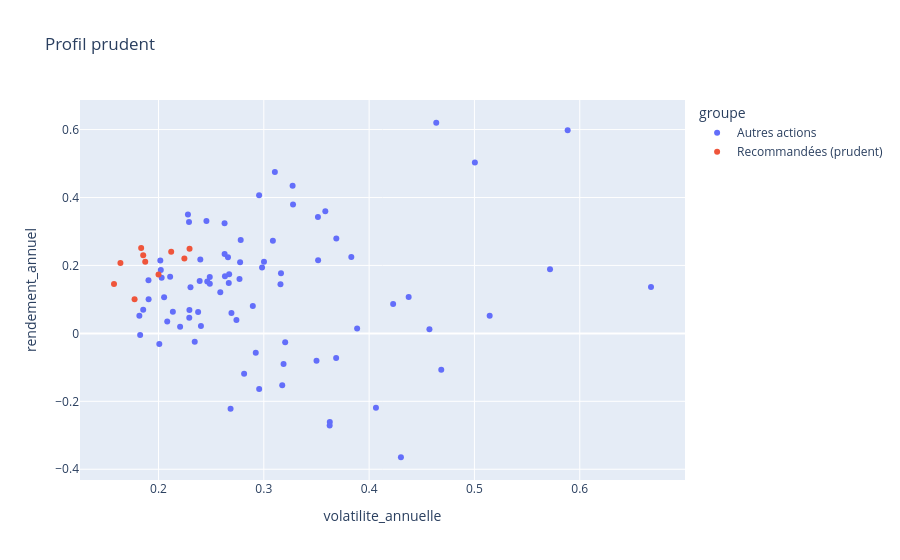
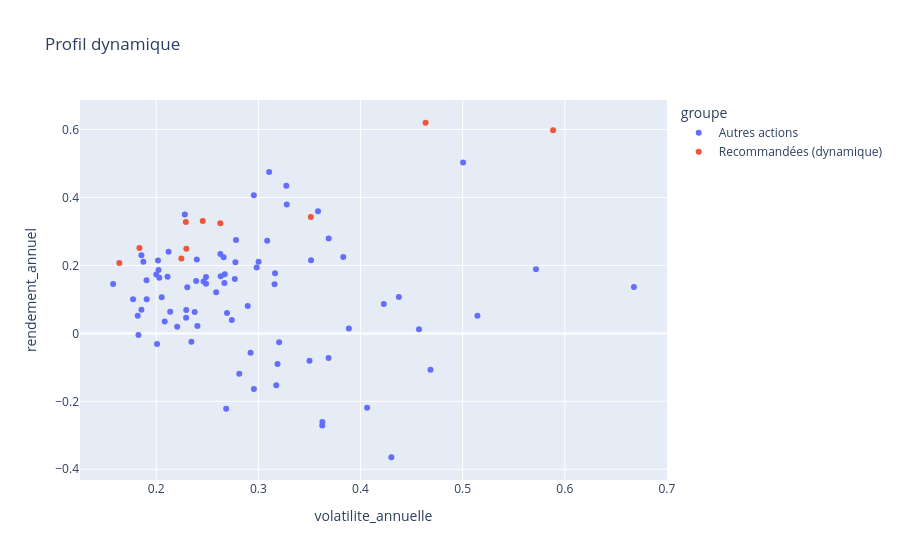

Write notebook code for charts like these, in order.
### Code cell
def carte(profil):
    t = univers.copy()
    t["groupe"] = "Autres actions"
    t.loc[tops[profil].index, "groupe"] = f"Recommandées ({profil})"
    return px.scatter(t, x="volatilite_annuelle", y="rendement_annuel",
                      color="groupe", hover_name="nom", title=f"Profil {profil}")

carte("prudent").show()
carte("dynamique").show()

### Figure 1 — Plotly figure (JSON) as saved in the notebook; plotly's stock layout.template omitted (floating-point values rounded to 4 significant figures)
{"data": [{"hovertemplate": "<b>%{hovertext}</b><br><br>groupe=Autres actions<br>volatilite_annuelle=%{x}<br>rendement_annuel=%{y}<extra></extra>", "hovertext": ["Apple Inc.", "AbbVie Inc.", "Accor SA", "Adobe Inc.", "Airbus SE", "Alstom SA", "Advanced Micro Devices, Inc.", "Amazon.com, Inc.", "Broadcom Inc.", "The Boeing Company", "Bank of America Corporation", "Danone S.A.", "BNP Paribas SA", "Carrefour SA", "Capgemini SE", "Caterpillar Inc.", "Costco Wholesale Corporation", "Salesforce, Inc.", "Cisco Systems, Inc.", "Vinci SA", "The Walt Disney Company", "Dassault Systèmes SE", "EssilorLuxottica Société anonyme", "Bouygues SA", "Eurofins Scientific SE", "GE Aerospace", "Société Générale Société anonyme", "Alphabet Inc.", "The Goldman Sachs Group, Inc.", "The Home Depot, Inc.", "Thales S.A.", "Honeywell International Inc.", "International Business Machines Corporation", "Intel Corporation", "JPMorgan Chase & Co.", "Kering SA", "Eli Lilly and Company", "Lockheed Martin Corporation", "Legrand SA", "Mastercard Incorporated", "LVMH Moët Hennessy - Louis Vuitton, Société Européenne", "McDonald's Corporation", "Meta Platforms, Inc.", "Compagnie Générale des Établissements Michelin Société en commandite par actions", "Merck & Co., Inc.", "Microsoft Corporation", "ArcelorMittal S.A.", "NextEra Energy, Inc.", "NIKE, Inc.", "NVIDIA Corporation", "L'Oréal S.A.", "Orange S.A.", "Oracle Corporation", "PepsiCo, Inc.", "Pfizer Inc.", "The Procter & Gamble Company", "Publicis Groupe S.A.", "QUALCOMM Incorporated", "Pernod Ricard SA", "Hermès International Société en commandite par actions", "Renault SA", "Safran SA", "Sanofi", "Compagnie de Saint-Gobain S.A.", "Stellantis N.V.", "STMicroelectronics N.V.", "Schneider Electric S.E.", "AT&T Inc.", "Teleperformance SE", "Tesla, Inc.", "TotalEnergies SE", "Texas Instruments Incorporated", "UnitedHealth Group Incorporated", "United Parcel Service, Inc.", "Visa Inc.", "Veolia Environnement SA", "Verizon Communications Inc.", "Wells Fargo & Company", "Walmart Inc."], "legendgroup": "Autres actions", "marker": {"color": "#636efa", "symbol": "circle"}, "mode": "markers", "name": "Autres actions", "orientation": "v", "showlegend": true, "type": "scatter", "x": [0.266, 0.2455, 0.2631, 0.3627, 0.2668, 0.4228, 0.5885, 0.3163, 0.5004, 0.35, 0.2397, 0.1855, 0.2628, 0.2344, 0.3188, 0.3277, 0.2017, 0.3886, 0.2627, 0.2083, 0.2693, 0.3175, 0.274, 0.2053, 0.2983, 0.3105, 0.3273, 0.3086, 0.2955, 0.2292, 0.3002, 0.2294, 0.3516, 0.6677, 0.229, 0.4065, 0.3514, 0.2463, 0.2769, 0.203, 0.2956, 0.1826, 0.3831, 0.2137, 0.2671, 0.2587, 0.3584, 0.2487, 0.3625, 0.4637, 0.2403, 0.1905, 0.5145, 0.2008, 0.2376, 0.1818, 0.2487, 0.4375, 0.2685, 0.2813, 0.3203, 0.2775, 0.2205, 0.2896, 0.4302, 0.4573, 0.3158, 0.2391, 0.4685, 0.5718, 0.2111, 0.3688, 0.3687, 0.2924, 0.2022, 0.1906, 0.2304, 0.2781, 0.228], "xaxis": "x", "y": [0.2242, 0.3308, 0.1683, -0.2612, 0.1482, 0.08669, 0.5977, 0.1767, 0.5033, -0.08075, 0.2177, 0.06943, 0.2335, -0.02486, -0.09039, 0.3794, 0.2146, 0.01404, 0.3242, 0.03507, 0.06025, -0.1524, 0.03931, 0.1062, 0.1938, 0.475, 0.4344, 0.2724, 0.4068, 0.04631, 0.2107, 0.06896, 0.2153, 0.1363, 0.3276, -0.2189, 0.3423, 0.153, 0.1598, 0.164, -0.1636, -0.005113, 0.2247, 0.06356, 0.1743, 0.121, 0.3596, 0.1661, -0.271, 0.62, 0.02202, 0.1567, 0.05171, -0.03101, 0.063, 0.05204, 0.1464, 0.107, -0.2218, -0.1188, -0.02597, 0.2094, 0.01959, 0.08049, -0.3646, 0.01217, 0.1444, 0.1541, -0.1074, 0.1886, 0.1663, 0.2791, -0.07284, -0.05683, 0.1863, 0.1004, 0.1355, 0.2745, 0.3499], "yaxis": "y"}, {"hovertemplate": "<b>%{hovertext}</b><br><br>groupe=Recommandées (prudent)<br>volatilite_annuelle=%{x}<br>rendement_annuel=%{y}<extra></extra>", "hovertext": ["Crédit Agricole S.A.", "L'Air Liquide S.A.", "Berkshire Hathaway Inc.", "AXA SA", "Chevron Corporation", "Engie SA", "Johnson & Johnson", "The Coca-Cola Company", "Unibail-Rodamco-Westfield SE", "ExxonMobil Holdings Corporation"], "legendgroup": "Recommandées (prudent)", "marker": {"color": "#EF553B", "symbol": "circle"}, "mode": "markers", "name": "Recommandées (prudent)", "orientation": "v", "showlegend": true, "type": "scatter", "x": [0.2, 0.1773, 0.1578, 0.1874, 0.2246, 0.1855, 0.1836, 0.1639, 0.2121, 0.2295], "xaxis": "x", "y": [0.1736, 0.1007, 0.1455, 0.2107, 0.2206, 0.2298, 0.2516, 0.2072, 0.2402, 0.2494], "yaxis": "y"}], "layout": {"legend": {"title": {"text": "groupe"}, "tracegroupgap": 0}, "title": {"text": "Profil prudent"}, "xaxis": {"anchor": "y", "domain": [0, 1], "title": {"text": "volatilite_annuelle"}}, "yaxis": {"anchor": "x", "domain": [0, 1], "title": {"text": "rendement_annuel"}}}}

### Figure 2 — Plotly figure (JSON) as saved in the notebook; plotly's stock layout.template omitted (floating-point values rounded to 4 significant figures)
{"data": [{"hovertemplate": "<b>%{hovertext}</b><br><br>groupe=Autres actions<br>volatilite_annuelle=%{x}<br>rendement_annuel=%{y}<extra></extra>", "hovertext": ["Apple Inc.", "Accor SA", "Crédit Agricole S.A.", "Adobe Inc.", "L'Air Liquide S.A.", "Airbus SE", "Alstom SA", "Amazon.com, Inc.", "Broadcom Inc.", "The Boeing Company", "Bank of America Corporation", "Danone S.A.", "BNP Paribas SA", "Berkshire Hathaway Inc.", "Carrefour SA", "Capgemini SE", "Caterpillar Inc.", "Costco Wholesale Corporation", "Salesforce, Inc.", "AXA SA", "Vinci SA", "The Walt Disney Company", "Dassault Systèmes SE", "EssilorLuxottica Société anonyme", "Bouygues SA", "Engie SA", "Eurofins Scientific SE", "GE Aerospace", "Société Générale Société anonyme", "Alphabet Inc.", "The Goldman Sachs Group, Inc.", "The Home Depot, Inc.", "Thales S.A.", "Honeywell International Inc.", "International Business Machines Corporation", "Intel Corporation", "Kering SA", "Lockheed Martin Corporation", "Legrand SA", "Mastercard Incorporated", "LVMH Moët Hennessy - Louis Vuitton, Société Européenne", "McDonald's Corporation", "Meta Platforms, Inc.", "Compagnie Générale des Établissements Michelin Société en commandite par actions", "Merck & Co., Inc.", "Microsoft Corporation", "ArcelorMittal S.A.", "NextEra Energy, Inc.", "NIKE, Inc.", "L'Oréal S.A.", "Orange S.A.", "Oracle Corporation", "PepsiCo, Inc.", "Pfizer Inc.", "The Procter & Gamble Company", "Publicis Groupe S.A.", "QUALCOMM Incorporated", "Pernod Ricard SA", "Hermès International Société en commandite par actions", "Renault SA", "Safran SA", "Sanofi", "Compagnie de Saint-Gobain S.A.", "Stellantis N.V.", "STMicroelectronics N.V.", "Schneider Electric S.E.", "AT&T Inc.", "Teleperformance SE", "Tesla, Inc.", "TotalEnergies SE", "Texas Instruments Incorporated", "UnitedHealth Group Incorporated", "United Parcel Service, Inc.", "Unibail-Rodamco-Westfield SE", "Visa Inc.", "Veolia Environnement SA", "Verizon Communications Inc.", "Wells Fargo & Company", "Walmart Inc."], "legendgroup": "Autres actions", "marker": {"color": "#636efa", "symbol": "circle"}, "mode": "markers", "name": "Autres actions", "orientation": "v", "showlegend": true, "type": "scatter", "x": [0.266, 0.2631, 0.2, 0.3627, 0.1773, 0.2668, 0.4228, 0.3163, 0.5004, 0.35, 0.2397, 0.1855, 0.2628, 0.1578, 0.2344, 0.3188, 0.3277, 0.2017, 0.3886, 0.1874, 0.2083, 0.2693, 0.3175, 0.274, 0.2053, 0.1855, 0.2983, 0.3105, 0.3273, 0.3086, 0.2955, 0.2292, 0.3002, 0.2294, 0.3516, 0.6677, 0.4065, 0.2463, 0.2769, 0.203, 0.2956, 0.1826, 0.3831, 0.2137, 0.2671, 0.2587, 0.3584, 0.2487, 0.3625, 0.2403, 0.1905, 0.5145, 0.2008, 0.2376, 0.1818, 0.2487, 0.4375, 0.2685, 0.2813, 0.3203, 0.2775, 0.2205, 0.2896, 0.4302, 0.4573, 0.3158, 0.2391, 0.4685, 0.5718, 0.2111, 0.3688, 0.3687, 0.2924, 0.2121, 0.2022, 0.1906, 0.2304, 0.2781, 0.228], "xaxis": "x", "y": [0.2242, 0.1683, 0.1736, -0.2612, 0.1007, 0.1482, 0.08669, 0.1767, 0.5033, -0.08075, 0.2177, 0.06943, 0.2335, 0.1455, -0.02486, -0.09039, 0.3794, 0.2146, 0.01404, 0.2107, 0.03507, 0.06025, -0.1524, 0.03931, 0.1062, 0.2298, 0.1938, 0.475, 0.4344, 0.2724, 0.4068, 0.04631, 0.2107, 0.06896, 0.2153, 0.1363, -0.2189, 0.153, 0.1598, 0.164, -0.1636, -0.005113, 0.2247, 0.06356, 0.1743, 0.121, 0.3596, 0.1661, -0.271, 0.02202, 0.1567, 0.05171, -0.03101, 0.063, 0.05204, 0.1464, 0.107, -0.2218, -0.1188, -0.02597, 0.2094, 0.01959, 0.08049, -0.3646, 0.01217, 0.1444, 0.1541, -0.1074, 0.1886, 0.1663, 0.2791, -0.07284, -0.05683, 0.2402, 0.1863, 0.1004, 0.1355, 0.2745, 0.3499], "yaxis": "y"}, {"hovertemplate": "<b>%{hovertext}</b><br><br>groupe=Recommandées (dynamique)<br>volatilite_annuelle=%{x}<br>rendement_annuel=%{y}<extra></extra>", "hovertext": ["AbbVie Inc.", "Advanced Micro Devices, Inc.", "Cisco Systems, Inc.", "Chevron Corporation", "Johnson & Johnson", "JPMorgan Chase & Co.", "The Coca-Cola Company", "Eli Lilly and Company", "NVIDIA Corporation", "ExxonMobil Holdings Corporation"], "legendgroup": "Recommandées (dynamique)", "marker": {"color": "#EF553B", "symbol": "circle"}, "mode": "markers", "name": "Recommandées (dynamique)", "orientation": "v", "showlegend": true, "type": "scatter", "x": [0.2455, 0.5885, 0.2627, 0.2246, 0.1836, 0.229, 0.1639, 0.3514, 0.4637, 0.2295], "xaxis": "x", "y": [0.3308, 0.5977, 0.3242, 0.2206, 0.2516, 0.3276, 0.2072, 0.3423, 0.62, 0.2494], "yaxis": "y"}], "layout": {"legend": {"title": {"text": "groupe"}, "tracegroupgap": 0}, "title": {"text": "Profil dynamique"}, "xaxis": {"anchor": "y", "domain": [0, 1], "title": {"text": "volatilite_annuelle"}}, "yaxis": {"anchor": "x", "domain": [0, 1], "title": {"text": "rendement_annuel"}}}}
